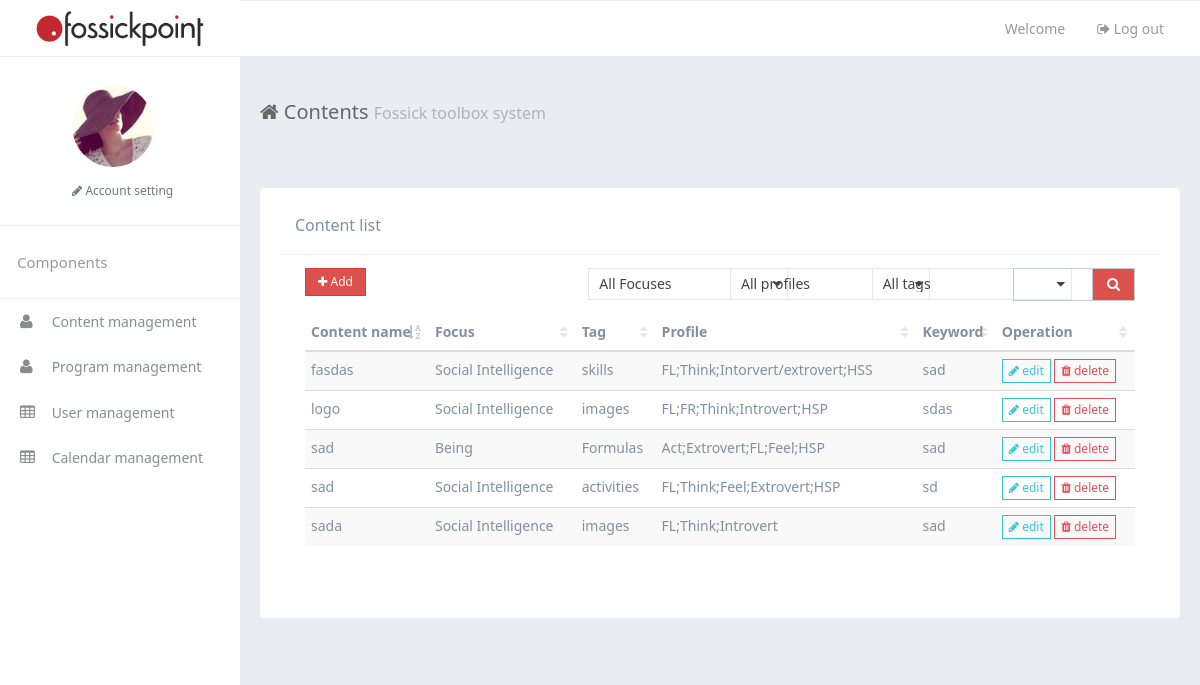
The page /toolbox/content/ on the database as committed earlier.
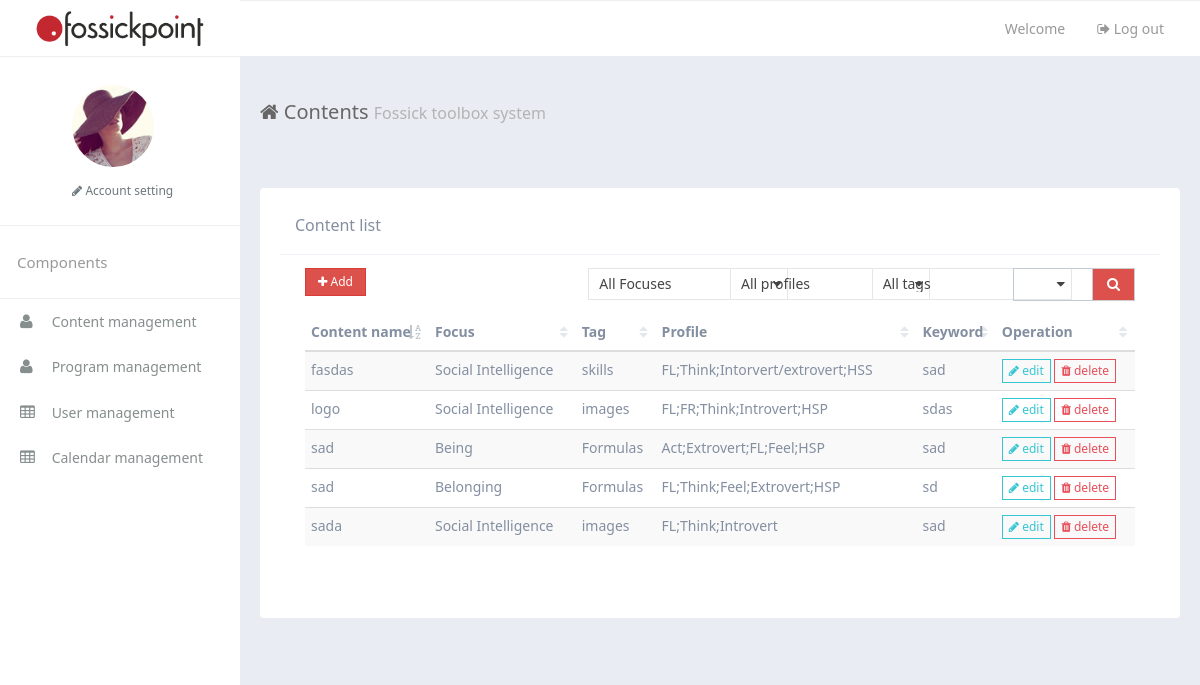
The same page on the database as committed later.
### toolbox/models.py (models this page shows, shortened)
class Content(models.Model):
    name = models.CharField(max_length=100)
    type_choice = (('doc','doc'),('pdf','pdf'),('image', 'image'),('video', 'video'),('audio', 'audio'),('other','other'))
    type = models.CharField(max_length=30,choices=type_choice)
    focus_choice = (('Being','Emotional Intelligence'),('Belonging','Social Intelligence'),('Becoming','Self Actualization'))
    focus = models.CharField(max_length=30,choices=focus_choice,default='Emotional Intelligence')
    tag_choice = (('Images','Images'),('Formulas','Formulas'),('Activities','Activities'),('Skills','Skills'),('Social frameworks','Social frameworks'),('Concepts','Concepts'),('Myths & notions','Myths & notions'),('Principles','Principles'))
    tag = models.CharField(max_length=30,choices=tag_choice)
    profile = models.ManyToManyField(Profile)
    profileText = models.TextField(max_length=100,default='')
    keyword = models.CharField(max_length=100)
    address = models.FileField(upload_to='contents/')

### toolbox/views.py (the view, shortened to what this page needs)
def content(request):
    contentList = Content.objects.all().values()
    context = {'contentList':contentList}
    return render(request,"toolbox/content.html",context)

### toolbox/templates/toolbox/content.html (shortened to what the changed rows need)
{% extends 'toolbox/_base.html' %} {% load static %}  {% block title %} Contents {% endblock %} {% block main %}
<div class="row-content am-cf">
    <div class="row">
        <div class="am-u-sm-12 am-u-md-12 am-u-lg-12">
            <div class="widget am-cf">
                <div class="widget-body  am-fr">
                    <div class="am-u-sm-12">
                        <table width="100%" class="am-table am-table-compact am-table-striped tpl-table-black " id="example-r">
                            <thead>
                                <tr>
                                    <th>Content name</th>
                                    <th>Focus</th>
                                    <th>Tag</th>
                                    <th>Profile</th>
                                    <th>Keyword</th>
                                    <th>Operation</th>
                                </tr>
                            </thead>
                            <tbody id="contentTable">
                                {% if contentList %} {% for content in contentList %}
                                <tr class="gradeX">
                                    <td>{{content.name}}</td>
                                    <td>{{content.focus}}</td>
                                    <td>{{content.tag}}</td>
                                    <td>{{content.profileText}}</td>
                                    <td>{{content.keyword}}</td>
                                    <td>
                                        <div class="tpl-table-black-operation">
                                            <a href="javascript:;">
                                                            <i class="am-icon-pencil"></i> edit
                                                        </a>
                                            <a href="javascript:;" onclick="deleteContent({{content.id}})" class="tpl-table-black-operation-del">
                                                            <i class="am-icon-trash"></i> delete
                                                        </a>
                                        </div>
                                    </td>
                                </tr>
                                {% endfor %} {% endif %}
                            </tbody>
                        </table>
                    </div>
                </div>
            </div>
        </div>
    </div>
</div>
{% endblock %}

Rows that differ between the two databases and show on the page:
changed Content "FL;Think;Feel;Extrovert;HSP": focus "Social Intelligence" → "Belonging"; tag "activities" → "Formulas"
